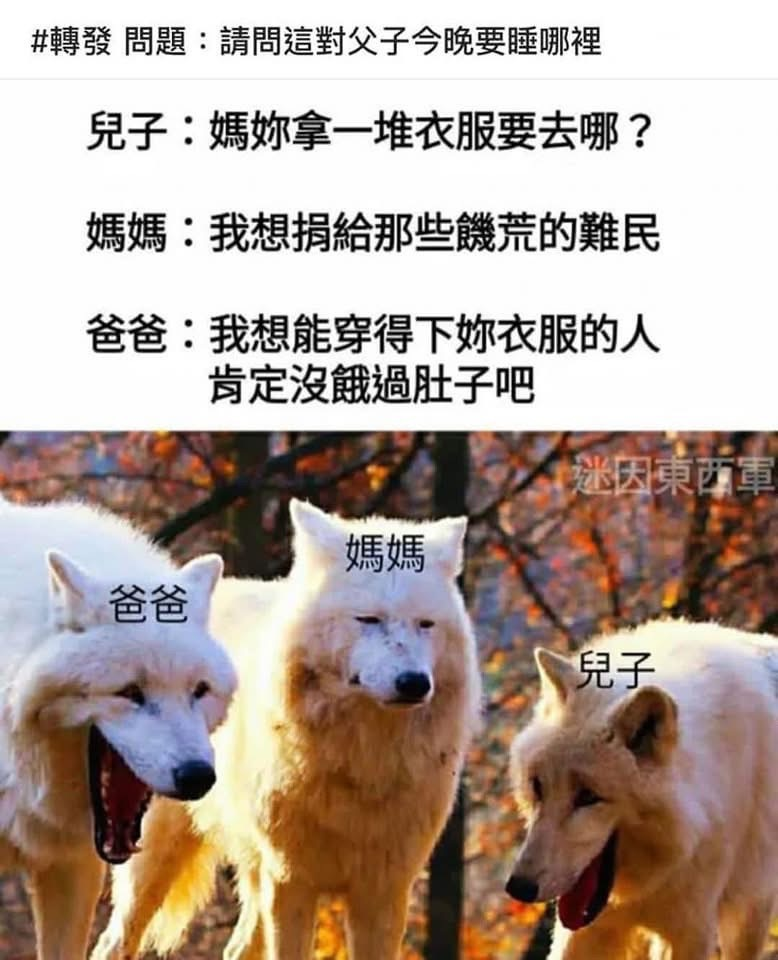
#> input picture images/543760729740935889.jpg, 778 x 960 px
$ python resize_images.py
#> lines starting #> are read from the running program, lines starting #| are printed output that depends on the picture
import os
import tkinter as tk
from tkinter import filedialog
from PIL import Image

def select_folder():
    """
    跳出視窗讓使用者選資料夾，回傳路徑
    """
    root = tk.Tk()
    root.withdraw()  # 收起主視窗
    path = filedialog.askdirectory(title="選擇要縮放圖片的資料夾")
#> the answer given: ../images
    root.destroy()
    return path


def resize_images(folder_path, size=(640, 640)):
    """
    把指定資料夾裡的所有 jpg/jpeg/png 影像都縮成給定大小，並蓋掉原圖
    """
#> called with folder_path = '../images', size = (640, 640)
    exts = ('.jpg', '.jpeg', '.png')
    files = sorted(f for f in os.listdir(folder_path) if f.lower().endswith(exts))
    if not files:
        print("資料夾裡沒有符合的影像，請確認路徑和副檔名。")
        return

    for fname in files:
        path = os.path.join(folder_path, fname)
        try:
            with Image.open(path) as img:
#> img is the input picture: PIL image 778x960 RGB; mean R, G, B 178.2, 162.3, 153.2
                img = img.resize(size, Image.Resampling.LANCZOS)
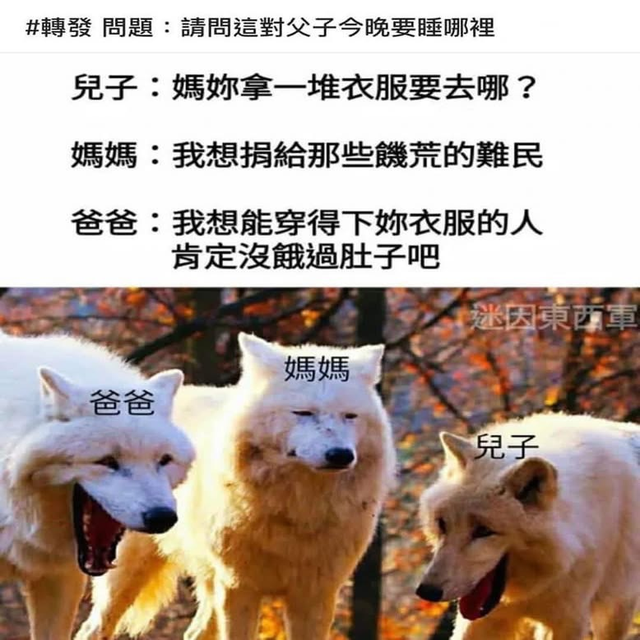
#> img: PIL image 640x640 RGB; mean R, G, B 178.2, 162.3, 153.2
                img.save(path)
            print(f"{fname} → {size[0]}x{size[1]} 完成")
        except Exception as e:
            print(f"縮放失敗：{fname}，原因：{e}")


def main():
    # 取得資料夾路徑
    folder = select_folder()
    if not folder:
        print("沒有選資料夾，程式先結束。")
        return

    print(f"開始縮放資料夾：{folder}")
    resize_images(folder, size=(640, 640))
    print("圖片縮放搞定！")

if __name__ == '__main__':
    main()
